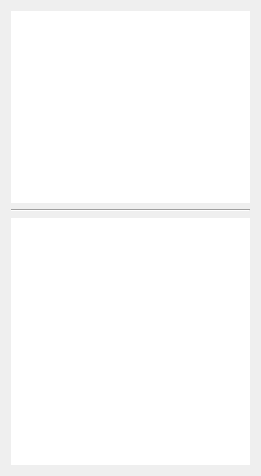
<?xml version="1.0" encoding="UTF-8"?>
<ui version="4.0">
 <class>JoystickVisualizer</class>
 <widget class="QWidget" name="JoystickVisualizer">
  <property name="geometry">
   <rect>
    <x>0</x>
    <y>0</y>
    <width>261</width>
    <height>476</height>
   </rect>
  </property>
  <property name="windowTitle">
   <string>Form</string>
  </property>
  <layout class="QVBoxLayout" name="verticalLayout">
   <item>
    <widget class="QListView" name="buttonView">
     <property name="sizePolicy">
      <sizepolicy hsizetype="Expanding" vsizetype="Minimum">
       <horstretch>0</horstretch>
       <verstretch>0</verstretch>
      </sizepolicy>
     </property>
     <property name="autoFillBackground">
      <bool>false</bool>
     </property>
     <property name="frameShape">
      <enum>QFrame::NoFrame</enum>
     </property>
     <property name="frameShadow">
      <enum>QFrame::Plain</enum>
     </property>
     <property name="editTriggers">
      <set>QAbstractItemView::NoEditTriggers</set>
     </property>
     <property name="flow">
      <enum>QListView::LeftToRight</enum>
     </property>
     <property name="isWrapping" stdset="0">
      <bool>true</bool>
     </property>
     <property name="spacing">
      <number>10</number>
     </property>
     <property name="uniformItemSizes">
      <bool>true</bool>
     </property>
    </widget>
   </item>
   <item>
    <widget class="Line" name="line">
     <property name="orientation">
      <enum>Qt::Horizontal</enum>
     </property>
    </widget>
   </item>
   <item>
    <widget class="QListView" name="axisView">
     <property name="sizePolicy">
      <sizepolicy hsizetype="Expanding" vsizetype="Expanding">
       <horstretch>0</horstretch>
       <verstretch>0</verstretch>
      </sizepolicy>
     </property>
     <property name="frameShape">
      <enum>QFrame::NoFrame</enum>
     </property>
     <property name="frameShadow">
      <enum>QFrame::Plain</enum>
     </property>
     <property name="editTriggers">
      <set>QAbstractItemView::NoEditTriggers</set>
     </property>
     <property name="flow">
      <enum>QListView::TopToBottom</enum>
     </property>
     <property name="isWrapping" stdset="0">
      <bool>false</bool>
     </property>
     <property name="spacing">
      <number>10</number>
     </property>
     <property name="uniformItemSizes">
      <bool>true</bool>
     </property>
    </widget>
   </item>
  </layout>
 </widget>
 <resources/>
 <connections/>
</ui>
